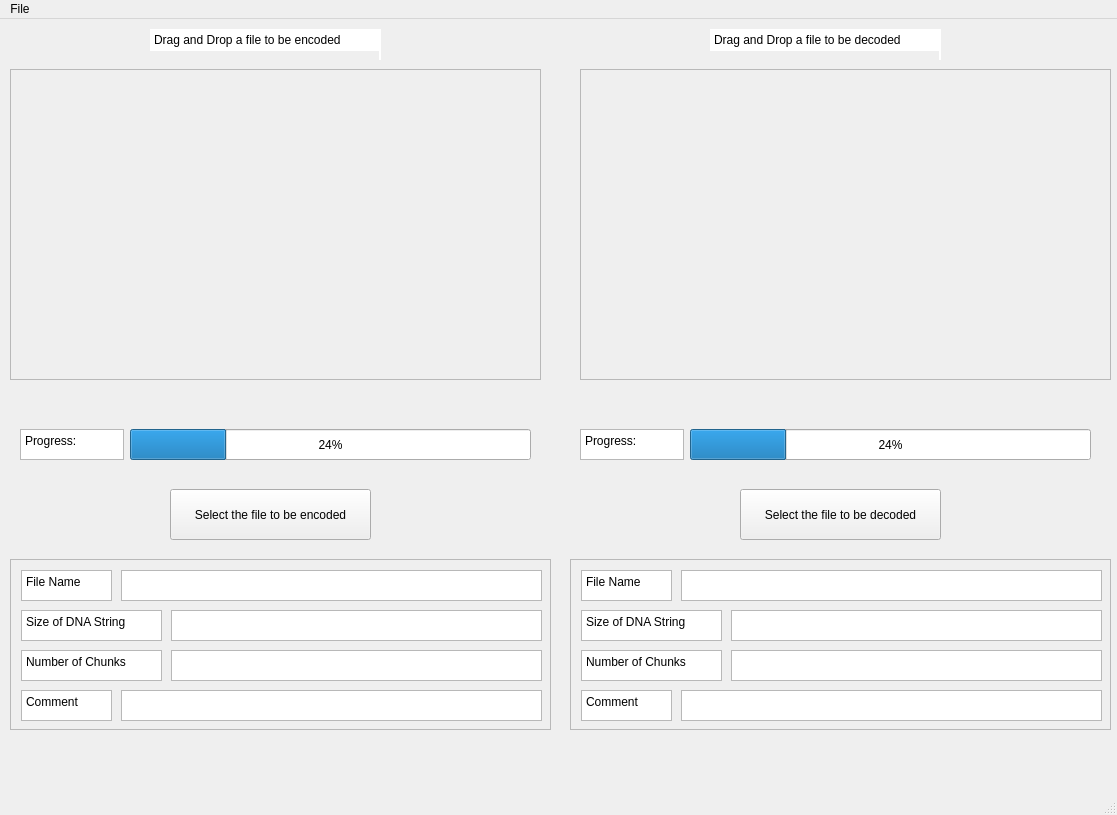
<?xml version="1.0" encoding="UTF-8"?>
<ui version="4.0">
 <class>MainWindow</class>
 <widget class="QMainWindow" name="MainWindow">
  <property name="geometry">
   <rect>
    <x>0</x>
    <y>0</y>
    <width>1117</width>
    <height>815</height>
   </rect>
  </property>
  <property name="windowTitle">
   <string>MainWindow</string>
  </property>
  <widget class="QWidget" name="centralwidget">
   <widget class="QFrame" name="frame_2">
    <property name="geometry">
     <rect>
      <x>580</x>
      <y>50</y>
      <width>531</width>
      <height>311</height>
     </rect>
    </property>
    <property name="autoFillBackground">
     <bool>true</bool>
    </property>
    <property name="frameShape">
     <enum>QFrame::StyledPanel</enum>
    </property>
    <property name="frameShadow">
     <enum>QFrame::Plain</enum>
    </property>
   </widget>
   <widget class="QPlainTextEdit" name="plainTextEdit">
    <property name="geometry">
     <rect>
      <x>21</x>
      <y>551</y>
      <width>91</width>
      <height>31</height>
     </rect>
    </property>
    <property name="readOnly">
     <bool>true</bool>
    </property>
    <property name="plainText">
     <string>File Name</string>
    </property>
   </widget>
   <widget class="QPlainTextEdit" name="plainTextEdit_2">
    <property name="geometry">
     <rect>
      <x>21</x>
      <y>591</y>
      <width>141</width>
      <height>31</height>
     </rect>
    </property>
    <property name="readOnly">
     <bool>true</bool>
    </property>
    <property name="plainText">
     <string>Size of DNA String</string>
    </property>
   </widget>
   <widget class="QPlainTextEdit" name="plainTextEdit_3">
    <property name="geometry">
     <rect>
      <x>21</x>
      <y>631</y>
      <width>141</width>
      <height>31</height>
     </rect>
    </property>
    <property name="readOnly">
     <bool>true</bool>
    </property>
    <property name="plainText">
     <string>Number of Chunks</string>
    </property>
   </widget>
   <widget class="QPlainTextEdit" name="plainTextEdit_4">
    <property name="geometry">
     <rect>
      <x>21</x>
      <y>671</y>
      <width>91</width>
      <height>31</height>
     </rect>
    </property>
    <property name="readOnly">
     <bool>true</bool>
    </property>
    <property name="plainText">
     <string>Comment</string>
    </property>
   </widget>
   <widget class="QPlainTextEdit" name="plainTextEdit_5">
    <property name="geometry">
     <rect>
      <x>121</x>
      <y>551</y>
      <width>421</width>
      <height>31</height>
     </rect>
    </property>
    <property name="readOnly">
     <bool>true</bool>
    </property>
   </widget>
   <widget class="QPlainTextEdit" name="plainTextEdit_6">
    <property name="geometry">
     <rect>
      <x>121</x>
      <y>671</y>
      <width>421</width>
      <height>31</height>
     </rect>
    </property>
   </widget>
   <widget class="QPlainTextEdit" name="plainTextEdit_7">
    <property name="geometry">
     <rect>
      <x>171</x>
      <y>591</y>
      <width>371</width>
      <height>31</height>
     </rect>
    </property>
    <property name="readOnly">
     <bool>true</bool>
    </property>
   </widget>
   <widget class="QPlainTextEdit" name="plainTextEdit_8">
    <property name="geometry">
     <rect>
      <x>171</x>
      <y>631</y>
      <width>371</width>
      <height>31</height>
     </rect>
    </property>
    <property name="readOnly">
     <bool>true</bool>
    </property>
   </widget>
   <widget class="QFrame" name="frame_3">
    <property name="geometry">
     <rect>
      <x>10</x>
      <y>540</y>
      <width>541</width>
      <height>171</height>
     </rect>
    </property>
    <property name="frameShape">
     <enum>QFrame::StyledPanel</enum>
    </property>
    <property name="frameShadow">
     <enum>QFrame::Raised</enum>
    </property>
   </widget>
   <widget class="QProgressBar" name="progressBar">
    <property name="geometry">
     <rect>
      <x>130</x>
      <y>410</y>
      <width>401</width>
      <height>31</height>
     </rect>
    </property>
    <property name="value">
     <number>24</number>
    </property>
   </widget>
   <widget class="QPlainTextEdit" name="plainTextEdit_9">
    <property name="geometry">
     <rect>
      <x>20</x>
      <y>410</y>
      <width>104</width>
      <height>31</height>
     </rect>
    </property>
    <property name="readOnly">
     <bool>true</bool>
    </property>
    <property name="plainText">
     <string>Progress:</string>
    </property>
   </widget>
   <widget class="QPlainTextEdit" name="plainTextEdit_10">
    <property name="geometry">
     <rect>
      <x>581</x>
      <y>631</y>
      <width>141</width>
      <height>31</height>
     </rect>
    </property>
    <property name="readOnly">
     <bool>true</bool>
    </property>
    <property name="plainText">
     <string>Number of Chunks</string>
    </property>
   </widget>
   <widget class="QPlainTextEdit" name="plainTextEdit_11">
    <property name="geometry">
     <rect>
      <x>681</x>
      <y>551</y>
      <width>421</width>
      <height>31</height>
     </rect>
    </property>
    <property name="readOnly">
     <bool>true</bool>
    </property>
   </widget>
   <widget class="QPlainTextEdit" name="plainTextEdit_12">
    <property name="geometry">
     <rect>
      <x>581</x>
      <y>591</y>
      <width>141</width>
      <height>31</height>
     </rect>
    </property>
    <property name="frameShadow">
     <enum>QFrame::Sunken</enum>
    </property>
    <property name="readOnly">
     <bool>true</bool>
    </property>
    <property name="plainText">
     <string>Size of DNA String</string>
    </property>
   </widget>
   <widget class="QPlainTextEdit" name="plainTextEdit_13">
    <property name="geometry">
     <rect>
      <x>731</x>
      <y>631</y>
      <width>371</width>
      <height>31</height>
     </rect>
    </property>
    <property name="readOnly">
     <bool>true</bool>
    </property>
   </widget>
   <widget class="QPlainTextEdit" name="plainTextEdit_14">
    <property name="geometry">
     <rect>
      <x>681</x>
      <y>671</y>
      <width>421</width>
      <height>31</height>
     </rect>
    </property>
   </widget>
   <widget class="QFrame" name="frame_4">
    <property name="geometry">
     <rect>
      <x>570</x>
      <y>540</y>
      <width>541</width>
      <height>171</height>
     </rect>
    </property>
    <property name="frameShape">
     <enum>QFrame::StyledPanel</enum>
    </property>
    <property name="frameShadow">
     <enum>QFrame::Raised</enum>
    </property>
   </widget>
   <widget class="QPlainTextEdit" name="plainTextEdit_15">
    <property name="geometry">
     <rect>
      <x>581</x>
      <y>551</y>
      <width>91</width>
      <height>31</height>
     </rect>
    </property>
    <property name="readOnly">
     <bool>true</bool>
    </property>
    <property name="plainText">
     <string>File Name</string>
    </property>
   </widget>
   <widget class="QPlainTextEdit" name="plainTextEdit_16">
    <property name="geometry">
     <rect>
      <x>580</x>
      <y>410</y>
      <width>104</width>
      <height>31</height>
     </rect>
    </property>
    <property name="readOnly">
     <bool>true</bool>
    </property>
    <property name="plainText">
     <string>Progress:</string>
    </property>
   </widget>
   <widget class="QPlainTextEdit" name="plainTextEdit_17">
    <property name="geometry">
     <rect>
      <x>581</x>
      <y>671</y>
      <width>91</width>
      <height>31</height>
     </rect>
    </property>
    <property name="readOnly">
     <bool>true</bool>
    </property>
    <property name="plainText">
     <string>Comment</string>
    </property>
   </widget>
   <widget class="QPlainTextEdit" name="plainTextEdit_18">
    <property name="geometry">
     <rect>
      <x>731</x>
      <y>591</y>
      <width>371</width>
      <height>31</height>
     </rect>
    </property>
    <property name="readOnly">
     <bool>true</bool>
    </property>
   </widget>
   <widget class="QProgressBar" name="progressBar_2">
    <property name="geometry">
     <rect>
      <x>690</x>
      <y>410</y>
      <width>401</width>
      <height>31</height>
     </rect>
    </property>
    <property name="value">
     <number>24</number>
    </property>
   </widget>
   <widget class="QPlainTextEdit" name="plainTextEdit_21">
    <property name="geometry">
     <rect>
      <x>150</x>
      <y>10</y>
      <width>231</width>
      <height>31</height>
     </rect>
    </property>
    <property name="frameShape">
     <enum>QFrame::NoFrame</enum>
    </property>
    <property name="frameShadow">
     <enum>QFrame::Sunken</enum>
    </property>
    <property name="tabChangesFocus">
     <bool>false</bool>
    </property>
    <property name="lineWrapMode">
     <enum>QPlainTextEdit::WidgetWidth</enum>
    </property>
    <property name="readOnly">
     <bool>true</bool>
    </property>
    <property name="plainText">
     <string>Drag and Drop a file to be encoded</string>
    </property>
    <property name="backgroundVisible">
     <bool>true</bool>
    </property>
   </widget>
   <widget class="QPlainTextEdit" name="plainTextEdit_20">
    <property name="geometry">
     <rect>
      <x>710</x>
      <y>10</y>
      <width>231</width>
      <height>31</height>
     </rect>
    </property>
    <property name="frameShape">
     <enum>QFrame::NoFrame</enum>
    </property>
    <property name="frameShadow">
     <enum>QFrame::Sunken</enum>
    </property>
    <property name="tabChangesFocus">
     <bool>false</bool>
    </property>
    <property name="lineWrapMode">
     <enum>QPlainTextEdit::WidgetWidth</enum>
    </property>
    <property name="readOnly">
     <bool>true</bool>
    </property>
    <property name="plainText">
     <string>Drag and Drop a file to be decoded</string>
    </property>
    <property name="backgroundVisible">
     <bool>true</bool>
    </property>
   </widget>
   <widget class="QFrame" name="frame_5">
    <property name="geometry">
     <rect>
      <x>10</x>
      <y>50</y>
      <width>531</width>
      <height>311</height>
     </rect>
    </property>
    <property name="autoFillBackground">
     <bool>true</bool>
    </property>
    <property name="frameShape">
     <enum>QFrame::StyledPanel</enum>
    </property>
    <property name="frameShadow">
     <enum>QFrame::Plain</enum>
    </property>
   </widget>
   <widget class="QPushButton" name="pushButton">
    <property name="geometry">
     <rect>
      <x>170</x>
      <y>470</y>
      <width>201</width>
      <height>51</height>
     </rect>
    </property>
    <property name="text">
     <string>Select the file to be encoded</string>
    </property>
   </widget>
   <widget class="QPushButton" name="pushButton_2">
    <property name="geometry">
     <rect>
      <x>740</x>
      <y>470</y>
      <width>201</width>
      <height>51</height>
     </rect>
    </property>
    <property name="text">
     <string>Select the file to be decoded</string>
    </property>
   </widget>
  </widget>
  <widget class="QMenuBar" name="menubar">
   <property name="geometry">
    <rect>
     <x>0</x>
     <y>0</y>
     <width>1117</width>
     <height>26</height>
    </rect>
   </property>
   <widget class="QMenu" name="menuFile">
    <property name="title">
     <string>File</string>
    </property>
   </widget>
   <addaction name="menuFile"/>
  </widget>
  <widget class="QStatusBar" name="statusbar"/>
 </widget>
 <resources/>
 <connections/>
</ui>
